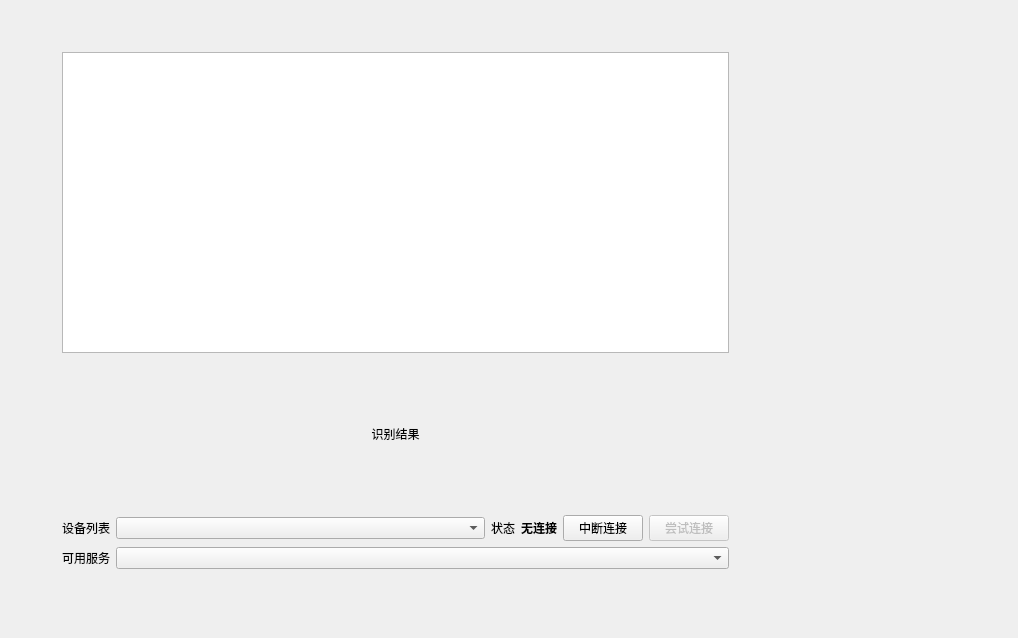
<?xml version="1.0" encoding="UTF-8"?>
<ui version="4.0">
 <class>SemgClient</class>
 <widget class="QDialog" name="SemgClient">
  <property name="geometry">
   <rect>
    <x>0</x>
    <y>0</y>
    <width>1018</width>
    <height>638</height>
   </rect>
  </property>
  <property name="windowTitle">
   <string>表面肌电手势识别 客户端</string>
  </property>
  <widget class="QWidget" name="verticalLayoutWidget">
   <property name="geometry">
    <rect>
     <x>50</x>
     <y>40</y>
     <width>691</width>
     <height>541</height>
    </rect>
   </property>
   <layout class="QVBoxLayout" name="mainPanel">
    <property name="leftMargin">
     <number>12</number>
    </property>
    <property name="topMargin">
     <number>12</number>
    </property>
    <property name="rightMargin">
     <number>12</number>
    </property>
    <property name="bottomMargin">
     <number>12</number>
    </property>
    <item>
     <widget class="QListView" name="semgSignalList"/>
    </item>
    <item>
     <widget class="QLabel" name="recogResultLabel">
      <property name="sizePolicy">
       <sizepolicy hsizetype="Preferred" vsizetype="Preferred">
        <horstretch>0</horstretch>
        <verstretch>0</verstretch>
       </sizepolicy>
      </property>
      <property name="minimumSize">
       <size>
        <width>0</width>
        <height>150</height>
       </size>
      </property>
      <property name="baseSize">
       <size>
        <width>0</width>
        <height>0</height>
       </size>
      </property>
      <property name="text">
       <string>识别结果</string>
      </property>
      <property name="alignment">
       <set>Qt::AlignCenter</set>
      </property>
     </widget>
    </item>
    <item>
     <layout class="QGridLayout" name="controlPanel">
      <item row="0" column="1">
       <widget class="QComboBox" name="deviceList">
        <property name="enabled">
         <bool>true</bool>
        </property>
        <property name="sizePolicy">
         <sizepolicy hsizetype="Expanding" vsizetype="Fixed">
          <horstretch>0</horstretch>
          <verstretch>0</verstretch>
         </sizepolicy>
        </property>
       </widget>
      </item>
      <item row="0" column="5">
       <widget class="QPushButton" name="startButton">
        <property name="enabled">
         <bool>false</bool>
        </property>
        <property name="sizePolicy">
         <sizepolicy hsizetype="Preferred" vsizetype="Fixed">
          <horstretch>0</horstretch>
          <verstretch>0</verstretch>
         </sizepolicy>
        </property>
        <property name="text">
         <string>尝试连接</string>
        </property>
       </widget>
      </item>
      <item row="0" column="2">
       <widget class="QLabel" name="stateLabel">
        <property name="text">
         <string>状态</string>
        </property>
        <property name="alignment">
         <set>Qt::AlignCenter</set>
        </property>
       </widget>
      </item>
      <item row="0" column="4">
       <widget class="QPushButton" name="stopButton">
        <property name="enabled">
         <bool>true</bool>
        </property>
        <property name="sizePolicy">
         <sizepolicy hsizetype="Preferred" vsizetype="Fixed">
          <horstretch>0</horstretch>
          <verstretch>0</verstretch>
         </sizepolicy>
        </property>
        <property name="text">
         <string>中断连接</string>
        </property>
       </widget>
      </item>
      <item row="0" column="0">
       <widget class="QLabel" name="deviceLabel">
        <property name="sizePolicy">
         <sizepolicy hsizetype="Preferred" vsizetype="Preferred">
          <horstretch>0</horstretch>
          <verstretch>0</verstretch>
         </sizepolicy>
        </property>
        <property name="text">
         <string>设备列表</string>
        </property>
        <property name="alignment">
         <set>Qt::AlignCenter</set>
        </property>
       </widget>
      </item>
      <item row="0" column="3">
       <widget class="QLabel" name="stateIndicator">
        <property name="font">
         <font>
          <italic>false</italic>
          <bold>true</bold>
         </font>
        </property>
        <property name="text">
         <string>无连接</string>
        </property>
        <property name="alignment">
         <set>Qt::AlignCenter</set>
        </property>
       </widget>
      </item>
     </layout>
    </item>
    <item>
     <layout class="QHBoxLayout" name="servicePanel">
      <item>
       <widget class="QLabel" name="serviceLabel">
        <property name="sizePolicy">
         <sizepolicy hsizetype="Preferred" vsizetype="Preferred">
          <horstretch>0</horstretch>
          <verstretch>0</verstretch>
         </sizepolicy>
        </property>
        <property name="text">
         <string>可用服务</string>
        </property>
        <property name="alignment">
         <set>Qt::AlignCenter</set>
        </property>
       </widget>
      </item>
      <item>
       <widget class="QComboBox" name="serviceList">
        <property name="sizePolicy">
         <sizepolicy hsizetype="Expanding" vsizetype="Fixed">
          <horstretch>0</horstretch>
          <verstretch>0</verstretch>
         </sizepolicy>
        </property>
       </widget>
      </item>
     </layout>
    </item>
   </layout>
  </widget>
 </widget>
 <resources/>
 <connections/>
</ui>
